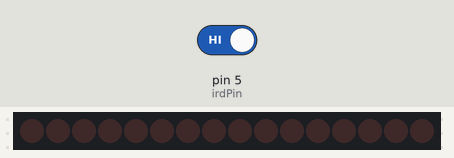
This sketch was run on a simulated Arduino Uno, built with avr-gcc and run on an emulated ATmega328P. On the bench: 16 shift-register outputs drawn as a row of LEDs (first output left, lit = HIGH). Wiring (inferred from the names in the program): 2 × shift register (74HC595): data pin 18; shift clock pin 17; latch pin 19. Wiring (inferred from the signals the program sends): row of LEDs: on Q0, Q1, Q2, Q3, Q4, Q5, Q6, Q7, Q8, Q9, Q10, Q11, Q12, Q13, Q14, Q15. Inputs (shaded band) come from the test bench; at power-on: pin 5 (irdPin) HIGH.

Above: at 1.2 s.
1.3 s: pin 5 (irdPin) driven LOW
At 1.7 s:
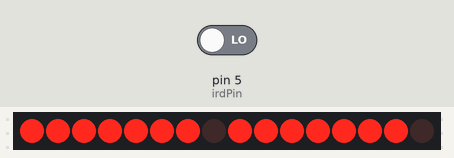
2.8 s: pin 5 (irdPin) driven HIGH
At 4.3 s:
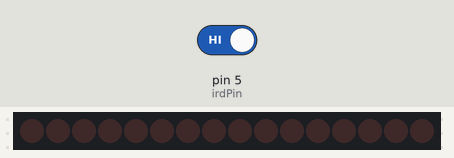
Timing chart, 0 to 5.8 s (numbered marks = the images above; inputs shaded):
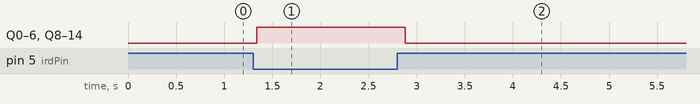

The sketch:

NANO_POV_FINAL.ino
```cpp
/*
  POV LED - código para controle de leds junto ao persistencia visual.

  funçoes para acesso igual a um display

  Data 18/09/2016 Prudentópolis-Pr Brasil

  *criador : Emanuel nastroga.
  *
  *ANALISE e DESENVOLVIMENTO de SISTEMAS .ADS
  *
  *emanuelnastroga@hotmail.com
  *
  *Para fins educacionais.
  *
  *

*/


 byte ascii[128][8] = {
    { 0x00, 0x00, 0x00, 0x00, 0x00, 0x00, 0x00, 0x00},   // U+0000 (nul)
    { 0x00, 0x00, 0x00, 0x00, 0x00, 0x00, 0x00, 0x00},   // U+0001
    { 0x00, 0x00, 0x00, 0x00, 0x00, 0x00, 0x00, 0x00},   // U+0002
    { 0x00, 0x00, 0x00, 0x00, 0x00, 0x00, 0x00, 0x00},   // U+0003
    { 0x00, 0x00, 0x00, 0x00, 0x00, 0x00, 0x00, 0x00},   // U+0004
    { 0x00, 0x00, 0x00, 0x00, 0x00, 0x00, 0x00, 0x00},   // U+0005
    { 0x00, 0x00, 0x00, 0x00, 0x00, 0x00, 0x00, 0x00},   // U+0006
    { 0x00, 0x00, 0x00, 0x00, 0x00, 0x00, 0x00, 0x00},   // U+0007
    { 0x00, 0x00, 0x00, 0x00, 0x00, 0x00, 0x00, 0x00},   // U+0008
    { 0x00, 0x00, 0x00, 0x00, 0x00, 0x00, 0x00, 0x00},   // U+0009
    { 0x00, 0x00, 0x00, 0x00, 0x00, 0x00, 0x00, 0x00},   // U+000A
    { 0x00, 0x00, 0x00, 0x00, 0x00, 0x00, 0x00, 0x00},   // U+000B
    { 0x00, 0x00, 0x00, 0x00, 0x00, 0x00, 0x00, 0x00},   // U+000C
    { 0x00, 0x00, 0x00, 0x00, 0x00, 0x00, 0x00, 0x00},   // U+000D
    { 0x00, 0x00, 0x00, 0x00, 0x00, 0x00, 0x00, 0x00},   // U+000E
    { 0x00, 0x00, 0x00, 0x00, 0x00, 0x00, 0x00, 0x00},   // U+000F
    { 0x00, 0x00, 0x00, 0x00, 0x00, 0x00, 0x00, 0x00},   // U+0010
    { 0x00, 0x00, 0x00, 0x00, 0x00, 0x00, 0x00, 0x00},   // U+0011
    { 0x00, 0x00, 0x00, 0x00, 0x00, 0x00, 0x00, 0x00},   // U+0012
    { 0x00, 0x00, 0x00, 0x00, 0x00, 0x00, 0x00, 0x00},   // U+0013
    { 0x00, 0x00, 0x00, 0x00, 0x00, 0x00, 0x00, 0x00},   // U+0014
    { 0x00, 0x00, 0x00, 0x00, 0x00, 0x00, 0x00, 0x00},   // U+0015
    { 0x00, 0x00, 0x00, 0x00, 0x00, 0x00, 0x00, 0x00},   // U+0016
    { 0x00, 0x00, 0x00, 0x00, 0x00, 0x00, 0x00, 0x00},   // U+0017
    { 0x00, 0x00, 0x00, 0x00, 0x00, 0x00, 0x00, 0x00},   // U+0018
    { 0x00, 0x00, 0x00, 0x00, 0x00, 0x00, 0x00, 0x00},   // U+0019
    { 0x00, 0x00, 0x00, 0x00, 0x00, 0x00, 0x00, 0x00},   // U+001A
    { 0x00, 0x00, 0x00, 0x00, 0x00, 0x00, 0x00, 0x00},   // U+001B
    { 0x00, 0x00, 0x00, 0x00, 0x00, 0x00, 0x00, 0x00},   // U+001C
    { 0x00, 0x00, 0x00, 0x00, 0x00, 0x00, 0x00, 0x00},   // U+001D
   { 0x00, 0x00, 0x00, 0x00, 0x00, 0x00, 0x00, 0x00},   // U+001E
    { 0x00, 0x00, 0x00, 0x00, 0x00, 0x00, 0x00, 0x00},   // U+001F
    { 0x00, 0x00, 0x00, 0x00, 0x00, 0x00, 0x00, 0x00},  // ' '
    { 0x00, 0x06, 0x5F, 0x5F, 0x06, 0x00, 0x00, 0x00},  // '!'
    { 0x00, 0x07, 0x07, 0x00, 0x07, 0x07, 0x00, 0x00},  // '"'
    { 0x14, 0x7F, 0x7F, 0x14, 0x7F, 0x7F, 0x14, 0x00},  // '#'
    { 0x24, 0x2E, 0x6B, 0x6B, 0x3A, 0x12, 0x00, 0x00},  // '$'
    { 0x46, 0x66, 0x30, 0x18, 0x0C, 0x66, 0x62, 0x00},  // '%'
    { 0x30, 0x7A, 0x4F, 0x5D, 0x37, 0x7A, 0x48, 0x00},  // '&'
 {   0x04, 0x07, 0x03, 0x00, 0x00, 0x00, 0x00, 0x00},// '''
 {   0x00, 0x1C, 0x3E, 0x63, 0x41, 0x00, 0x00, 0x00}, // '('
 {   0x00, 0x41, 0x63, 0x3E, 0x1C, 0x00, 0x00, 0x00},// ')'
 {   0x08, 0x2A, 0x3E, 0x1C, 0x1C, 0x3E, 0x2A, 0x08}, // '*'
 {   0x08, 0x08, 0x3E, 0x3E, 0x08, 0x08, 0x00, 0x00}, // '+'
 {   0x00, 0x80, 0xE0, 0x60, 0x00, 0x00, 0x00, 0x00},// ','
 {   0x08, 0x08, 0x08, 0x08, 0x08, 0x08, 0x00, 0x00},// '-'
 {   0x00, 0x00, 0x60, 0x60, 0x00, 0x00, 0x00, 0x00},// '.'
 {   0x60, 0x30, 0x18, 0x0C, 0x06, 0x03, 0x01, 0x00}, // '/'
 {   0x3E, 0x7F, 0x71, 0x59, 0x4D, 0x7F, 0x3E, 0x00}, // '0'
 {   0x40, 0x42, 0x7F, 0x7F, 0x40, 0x40, 0x00, 0x00},// '1'
 {   0x62, 0x73, 0x59, 0x49, 0x6F, 0x66, 0x00, 0x00},// '2'
 {   0x22, 0x63, 0x49, 0x49, 0x7F, 0x36, 0x00, 0x00},// '3'
 {   0x18, 0x1C, 0x16, 0x53, 0x7F, 0x7F, 0x50, 0x00},// '4'
 {   0x27, 0x67, 0x45, 0x45, 0x7D, 0x39, 0x00, 0x00},// '5'
 {   0x3C, 0x7E, 0x4B, 0x49, 0x79, 0x30, 0x00, 0x00}, // '6'
 {   0x03, 0x03, 0x71, 0x79, 0x0F, 0x07, 0x00, 0x00}, // '7'
 {   0x36, 0x7F, 0x49, 0x49, 0x7F, 0x36, 0x00, 0x00}, // '8'
 {   0x06, 0x4F, 0x49, 0x69, 0x3F, 0x1E, 0x00, 0x00}, // '9'
 {   0x00, 0x00, 0x66, 0x66, 0x00, 0x00, 0x00, 0x00},// ':'
 {   0x00, 0x80, 0xE6, 0x66, 0x00, 0x00, 0x00, 0x00},// ';'
 {   0x08, 0x1C, 0x36, 0x63, 0x41, 0x00, 0x00, 0x00},// '<'
 {   0x24, 0x24, 0x24, 0x24, 0x24, 0x24, 0x00, 0x00},// '='
 {   0x00, 0x41, 0x63, 0x36, 0x1C, 0x08, 0x00, 0x00},// '>'
 {   0x02, 0x03, 0x51, 0x59, 0x0F, 0x06, 0x00, 0x00}, // '?'
 {   0x3E, 0x7F, 0x41, 0x5D, 0x5D, 0x1F, 0x1E, 0x00}, // '@'
 {   0x7C, 0x7E, 0x13, 0x13, 0x7E, 0x7C, 0x00, 0x00}, // 'A'
 {   0x41, 0x7F, 0x7F, 0x49, 0x49, 0x7F, 0x36, 0x00}, // 'B'
 {   0x1C, 0x3E, 0x63, 0x41, 0x41, 0x63, 0x22, 0x00}, // 'C'
 {   0x41, 0x7F, 0x7F, 0x41, 0x63, 0x3E, 0x1C, 0x00}, // 'D'
 {   0x41, 0x7F, 0x7F, 0x49, 0x5D, 0x41, 0x63, 0x00}, // 'E'
 {   0x41, 0x7F, 0x7F, 0x49, 0x1D, 0x01, 0x03, 0x00}, // 'F'
 {   0x1C, 0x3E, 0x63, 0x41, 0x51, 0x73, 0x72, 0x00}, // 'G'
  {  0x7F, 0x7F, 0x08, 0x08, 0x7F, 0x7F, 0x00, 0x00},// 'H'
  {  0x00, 0x41, 0x7F, 0x7F, 0x41, 0x00, 0x00, 0x00},// 'I'
  {  0x30, 0x70, 0x40, 0x41, 0x7F, 0x3F, 0x01, 0x00},// 'J'
  {  0x41, 0x7F, 0x7F, 0x08, 0x1C, 0x77, 0x63, 0x00},// 'K'
  {  0x41, 0x7F, 0x7F, 0x41, 0x40, 0x60, 0x70, 0x00}, // 'L'
  {  0x7F, 0x7F, 0x0E, 0x1C, 0x0E, 0x7F, 0x7F, 0x00}, // 'M'
  {  0x7F, 0x7F, 0x06, 0x0C, 0x18, 0x7F, 0x7F, 0x00}, // 'N'
 {   0x1C, 0x3E, 0x63, 0x41, 0x63, 0x3E, 0x1C, 0x00},// 'O'
 {   0x41, 0x7F, 0x7F, 0x49, 0x09, 0x0F, 0x06, 0x00},// 'P'
 {   0x1E, 0x3F, 0x21, 0x71, 0x7F, 0x5E, 0x00, 0x00}, // 'Q'
 {   0x41, 0x7F, 0x7F, 0x09, 0x19, 0x7F, 0x66, 0x00},// 'R'
 {   0x26, 0x6F, 0x4D, 0x59, 0x73, 0x32, 0x00, 0x00},// 'S'
 {   0x03, 0x41, 0x7F, 0x7F, 0x41, 0x03, 0x00, 0x00}, // 'T'
 {   0x7F, 0x7F, 0x40, 0x40, 0x7F, 0x7F, 0x00, 0x00}, // 'U'
 {   0x1F, 0x3F, 0x60, 0x60, 0x3F, 0x1F, 0x00, 0x00}, // 'V'
 {   0x7F, 0x7F, 0x30, 0x18, 0x30, 0x7F, 0x7F, 0x00}, // 'W'
 {   0x43, 0x67, 0x3C, 0x18, 0x3C, 0x67, 0x43, 0x00}, // 'X'
 {   0x07, 0x4F, 0x78, 0x78, 0x4F, 0x07, 0x00, 0x00},// 'Y'
 {   0x47, 0x63, 0x71, 0x59, 0x4D, 0x67, 0x73, 0x00}, // 'Z'
 {   0x00, 0x7F, 0x7F, 0x41, 0x41, 0x00, 0x00, 0x00}, // '['
 {   0x01, 0x03, 0x06, 0x0C, 0x18, 0x30, 0x60, 0x00}, // backslash
 {   0x00, 0x41, 0x41, 0x7F, 0x7F, 0x00, 0x00, 0x00}, // ']'
 {   0x08, 0x0C, 0x06, 0x03, 0x06, 0x0C, 0x08, 0x00}, // '^'
 {   0x80, 0x80, 0x80, 0x80, 0x80, 0x80, 0x80, 0x80}, // '_'
 {   0x00, 0x00, 0x03, 0x07, 0x04, 0x00, 0x00, 0x00},// '`'
 {   0x20, 0x74, 0x54, 0x54, 0x3C, 0x78, 0x40, 0x00},// 'a'
{    0x41, 0x7F, 0x3F, 0x48, 0x48, 0x78, 0x30, 0x00},// 'b'
{    0x38, 0x7C, 0x44, 0x44, 0x6C, 0x28, 0x00, 0x00}, // 'c'
{    0x30, 0x78, 0x48, 0x49, 0x3F, 0x7F, 0x40, 0x00}, // 'd'
{    0x38, 0x7C, 0x54, 0x54, 0x5C, 0x18, 0x00, 0x00}, // 'e'
{    0x48, 0x7E, 0x7F, 0x49, 0x03, 0x02, 0x00, 0x00},// 'f'
{    0x98, 0xBC, 0xA4, 0xA4, 0xF8, 0x7C, 0x04, 0x00}, // 'g'
{    0x41, 0x7F, 0x7F, 0x08, 0x04, 0x7C, 0x78, 0x00},// 'h'
{    0x00, 0x44, 0x7D, 0x7D, 0x40, 0x00, 0x00, 0x00}, // 'i'
{    0x60, 0xE0, 0x80, 0x80, 0xFD, 0x7D, 0x00, 0x00},// 'j'
{    0x41, 0x7F, 0x7F, 0x10, 0x38, 0x6C, 0x44, 0x00}, // 'k'
{    0x00, 0x41, 0x7F, 0x7F, 0x40, 0x00, 0x00, 0x00}, // 'l'
{    0x7C, 0x7C, 0x18, 0x38, 0x1C, 0x7C, 0x78, 0x00}, // 'm'
{    0x7C, 0x7C, 0x04, 0x04, 0x7C, 0x78, 0x00, 0x00}, // 'n'
{    0x38, 0x7C, 0x44, 0x44, 0x7C, 0x38, 0x00, 0x00}, // 'o'
{    0x84, 0xFC, 0xF8, 0xA4, 0x24, 0x3C, 0x18, 0x00},// 'p'
{   0x18, 0x3C, 0x24, 0xA4, 0xF8, 0xFC, 0x84, 0x00}, // 'q'
{    0x44, 0x7C, 0x78, 0x4C, 0x04, 0x1C, 0x18, 0x00}, // 'r'
{    0x48, 0x5C, 0x54, 0x54, 0x74, 0x24, 0x00, 0x00}, // 's'
{    0x00, 0x04, 0x3E, 0x7F, 0x44, 0x24, 0x00, 0x00}, // 't'
{    0x3C, 0x7C, 0x40, 0x40, 0x3C, 0x7C, 0x40, 0x00}, // 'u'
{    0x1C, 0x3C, 0x60, 0x60, 0x3C, 0x1C, 0x00, 0x00},// 'v'
{    0x3C, 0x7C, 0x70, 0x38, 0x70, 0x7C, 0x3C, 0x00}, // 'w'
{    0x44, 0x6C, 0x38, 0x10, 0x38, 0x6C, 0x44, 0x00}, // 'x'
{    0x9C, 0xBC, 0xA0, 0xA0, 0xFC, 0x7C, 0x00, 0x00}, // 'y'
{    0x4C, 0x64, 0x74, 0x5C, 0x4C, 0x64, 0x00, 0x00}, // 'z'
{    0x08, 0x08, 0x3E, 0x77, 0x41, 0x41, 0x00, 0x00}, // '{'
{    0x00, 0x00, 0x00, 0x77, 0x77, 0x00, 0x00, 0x00}, // '|'
{    0x41, 0x41, 0x77, 0x3E, 0x08, 0x08, 0x00, 0x00}, // '}'
    { 0x6E, 0x3B, 0x00, 0x00, 0x00, 0x00, 0x00, 0x00},   // U+007E (~)
    { 0x00, 0x00, 0x00, 0x00, 0x00, 0x00, 0x00, 0x00}    // U+007F

};
#define clkPin 17
#define datPin 18
#define latPin 19
#define irdPin 5 //pin infravermelho


struct Pov{
private:
        int pinClk;
        int pinLatch;
        int pinData;
        //char selectedChar;
        char frase1[15];
        char frase2[15];
        int  draw[320];


public:
        Pov(int clk, int dat,int lat)
        {
          pinData  = dat;
          pinClk   = clk;
          pinLatch = lat;
          pinMode(pinData, OUTPUT);
          pinMode(pinClk,  OUTPUT);
          pinMode(pinLatch,OUTPUT);

        }

        void print(int x,int y,String text)
        {
          int Length=text.length();//informa quantos caracteres
          int limitX;

          if(y>1)
          {
            y=1;
          }

          if(x+Length>15)
          {
            limitX=15;
          }

          else
          {
            limitX=x+Length;
          }

          //for(int line=x; line<x+Length; line++)
          for(int line=x; line<limitX; line++)
          {
            if(y==0)
            {
              frase1[line]=text.charAt(line-x);
            }
            else if(y==1)
            {
              frase2[line]=text.charAt(line-x);
            }
          }

        }

        void write(int vetorDraw[])
        {
          for(int i=0; i<160; i++)
          {
             draw[i]=vetorDraw[i];
             draw[i+160]=vetorDraw[i+160];
          }
        }

        void update()
        {
          for(int caracter=0; caracter<15; caracter++)
          {
            for(int asciiBits=0; asciiBits<8; asciiBits++)
            {
              digitalWrite(pinLatch,LOW);
              shiftOut(pinData,pinClk,MSBFIRST,ascii[frase1[caracter]][asciiBits]);
              shiftOut(pinData,pinClk,MSBFIRST,ascii[frase2[caracter]][asciiBits]);
              digitalWrite(pinLatch,HIGH);
              delayMicroseconds(500);

            }
          }
        }

          void clear()
          {

              digitalWrite(pinLatch,LOW);
              shiftOut(pinData,pinClk,MSBFIRST,0);
              shiftOut(pinData,pinClk,MSBFIRST,0);
              digitalWrite(pinLatch,HIGH);
          }


};

Pov propeller(clkPin,datPin,latPin);//(int clk, int dat,int lat)

void setup()
{
  propeller.print(0,0,"NASTROGA TECH");
  propeller.print(0,1," * EMANUEL * ");
  propeller.clear();
pinMode(irdPin,INPUT_PULLUP);
}

void loop()
{

 if(digitalRead(irdPin)==LOW)
 {
     propeller.update();
     propeller.clear();
 }

}
```

Measured:
- after the input at 1.3 s, Q0–6, Q8–14: LOW → HIGH at once
- after the input at 2.8 s, Q0–6, Q8–14: HIGH → LOW after 0.08 s
